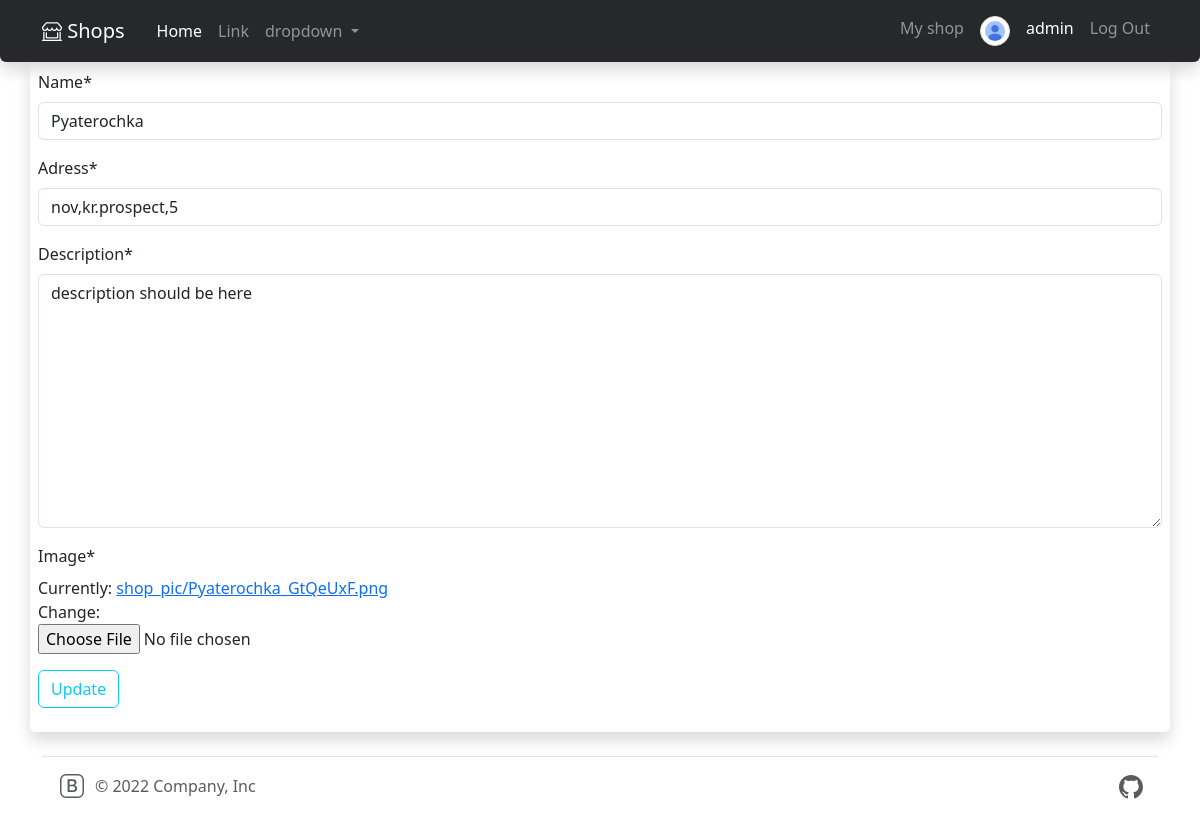
Page /shop/1/update/ (signed in) on the earlier database version.
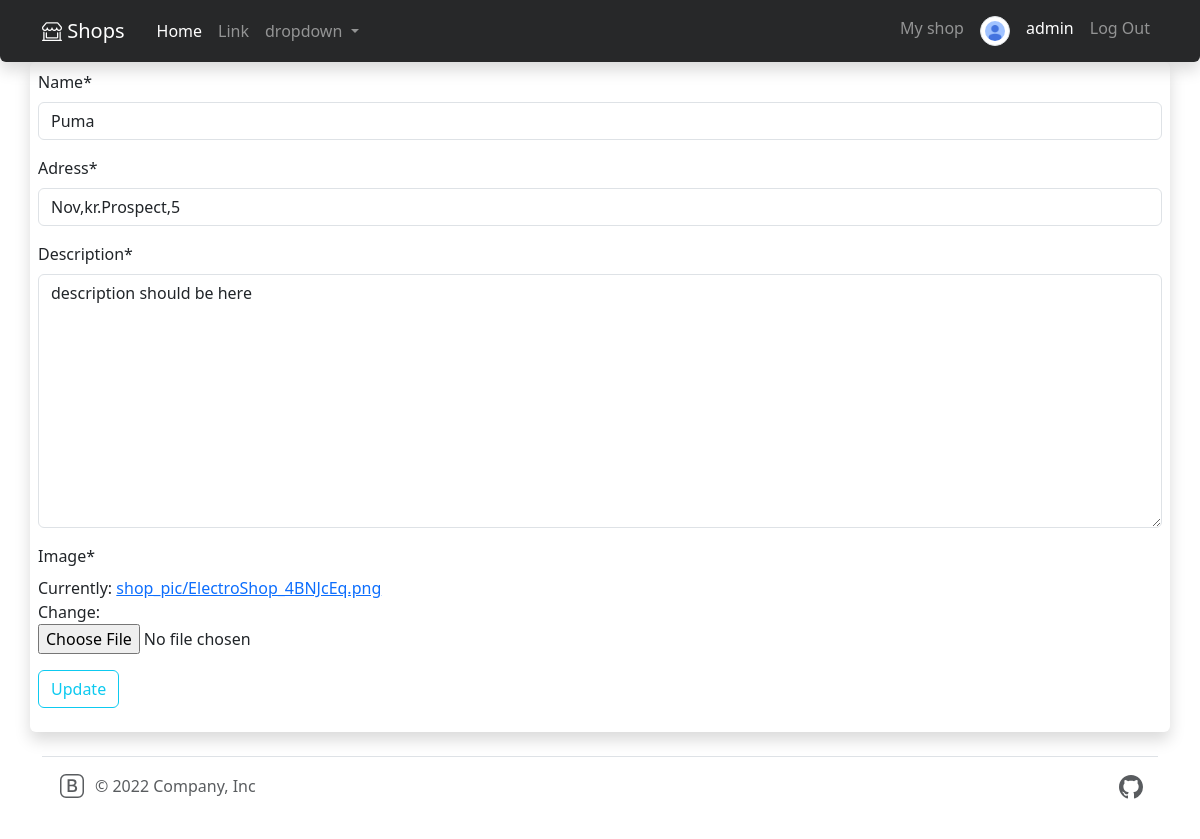
Same page on the later database version.
### users/models.py (models this page shows, shortened)
class Profile(models.Model):
    user = models.OneToOneField(User, on_delete=models.CASCADE, primary_key= True)
    image = models.ImageField(default='default.jpg', upload_to='profile_pic')

### hello/models.py (models this page shows, shortened)
class Shop(models.Model):
    name = models.CharField(max_length = 20)
    adress = models.OneToOneField(Adress, on_delete= models.CASCADE, primary_key= True)
    image = models.ImageField(default="defaultShop.jpg", upload_to="shop_pic")
    description = models.CharField(max_length= 230, default="description should be here")
    ownerProfile = models.ForeignKey(User, on_delete= models.CASCADE)

### hello/views.py (the view)
# urls.py: path('shop/<int:pk>/update/', ShopUpdateView.as_view(), name='shop-update'),
class ShopUpdateView(LoginRequiredMixin, UpdateView):
    model = Shop
    template_name = 'updateShop.html'
    form_class = ShopUpdateForm

### hello/forms.py
class ShopUpdateForm(forms.ModelForm):
    description = forms.CharField(widget= forms.Textarea)
    class Meta:
        model = Shop
        fields = [
            'name',
            'adress',
            'description',
            'image',
        ]

### hello/models.py (called while the page is built)
    def __str__(self):
        return ",".join([self.city[:3], self.street, str(self.house)])

### hello/templates/ShopTemplates/updateShop.html (shortened to what this page needs)
{% extends "indexBoostrap.html" %}
{% load crispy_forms_tags %}
{% block content %}
<div class="container">
    <div class="row">
        <div class="col shadow p-2 rounded" >
            <form method="post" enctype="multipart/form-data">
                <fieldset>
                    {{form|crispy}}
                </fieldset>
                <div class="form-group">
                    <button class="btn btn-outline-info" type="submit">Update</button>
                </div>
            </form>
        </div>
    </div>
</div>
{% endblock content %}

### hello/templates/indexBoostrap.html (shortened to what this page needs)
{% load static %}
<!doctype html>
<html lang="en">
<head>
    <link rel="stylesheet" href="https://stackpath.bootstrapcdn.com/bootstrap/4.3.1/css/bootstrap.min.css"
>
    <link rel="stylesheet" href="https://cdn.jsdelivr.net/npm/bootstrap-icons@1.10.2/font/bootstrap-icons.css">
    <link href="https://cdn.jsdelivr.net/npm/bootstrap@5.3.0-alpha1/dist/css/bootstrap.min.css" rel="stylesheet"
>
    <link rel="stylesheet" href="{% static 'css/styles.css' %}" />
</head>
<body>
    <nav class="navbar sticky-top navbar-expand-lg navbar-dark  shadow p-2 rounded-bottom"
        style="background-color: #272829;">
        <div class="container">
            <a class="navbar-brand" href="{% url 'home' %}">
                <i class="bi bi-shop-window"></i>
                Shops
            </a>
            <div class="collapse navbar-collapse" id="navbarSupportedContent">
                <ul class="navbar-nav mr-auto mt-0">
                    <li class="nav-item active">
                        <a class="nav-link" href="{% url 'home' %}">Home <span class="sr-only">(current)</span></a>
                    </li>
                    <li class="nav-item">
                        <a class="nav-link" href="#">Link</a>
                    </li>
                    <li class="nav-item dropdown">
                        <a class="nav-link dropdown-toggle" href="#" role="button" data-bs-toggle="dropdown"
                            aria-expanded="false">
                            dropdown
                        </a>
                    </li>
                </ul>
                <ul class="navbar-nav ml-auto mt-0 ">
                    {% if user.is_authenticated %}
                    <li class="nav-item">
                        <a class="nav-link" href="#">My shop</a>
                    </li>
                    <li class="nav-item active">
                        <a class="nav-link" href="{% url 'profile' %}"><img
                                class=" img-thumbnail rounded-circle ml-auto d-none d-lg-block"
                                src="{{ user.profile.image.url }}"></a>
                    </li>
                    <li class="nav-item active">
                        <a class="nav-link" href="{% url 'profile' %}">{{user.username}}</a>
                    </li>
                    <li class="nav-item">
                        <a class="nav-link" href="{% url 'logout' %}">Log Out</a>
                    </li>
                    {% endif %}
                </ul>
            </div>
        </div>
    </nav>
    <main>
        {% block content %}
        {% endblock content %}
    </main>
    <div class="container">
        <footer class="d-flex flex-wrap justify-content-between align-items-center py-3 my-4 border-top">
            <div class="col-md-4 d-flex align-items-center">
                <a href="/" class="mb-3 me-2 mb-md-0 text-muted text-decoration-none lh-1">
                </a>
                <span class="mb-3 mb-md-0 text-muted">© 2022 Company, Inc</span>
            </div>
            <ul class="nav col-md-4 justify-content-end list-unstyled d-flex">
                <li class="ms-3"><a class="text-muted" target="_blank" href="https://github.com/R1Sen007"></a></li>
            </ul>
        </footer>
    </div>
</body>
</html>

### hello/static/css/styles.css (style rules this page uses)
.img-thumbnail { height: 30px; width: 30px; max-width: 100%; max-height: 100%; }

Differences in the rows shown:
changed Shop "description should be here": name "Pyaterochka" → "Puma"; adress "nov,kr.prospect,5" → "Nov,kr.Prospect,5"
Other differences:
text no longer shown: "Name * Adress * Description * Image * Currently: shop_pic/Pyaterochka_GtQeUxF.png Change:"
text now shown: "Name * Adress * Description * Image * Currently: shop_pic/ElectroShop_4BNJcEq.png Change:"
